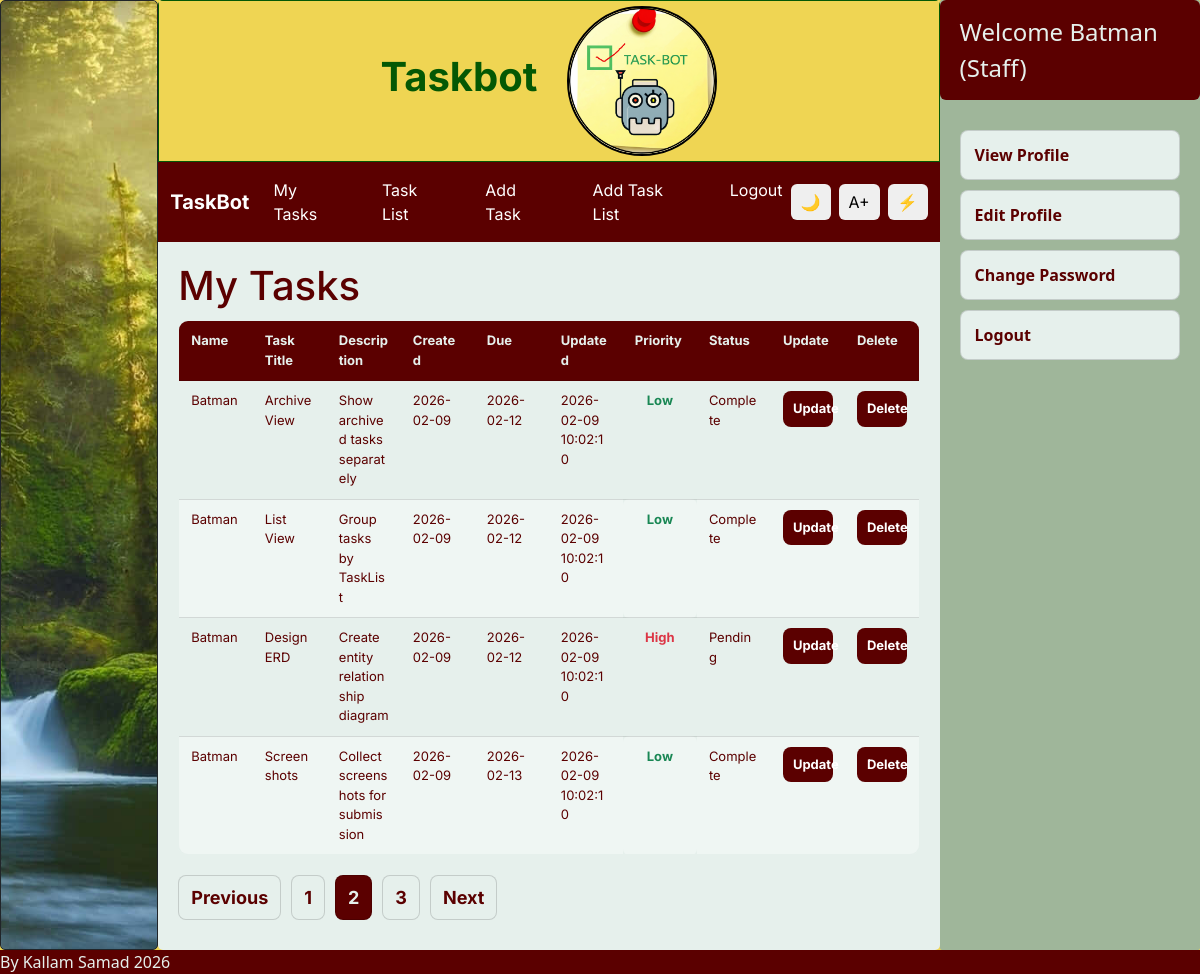
The page /index.php?page=tasks&p=2 (signed in) on the database as committed earlier.
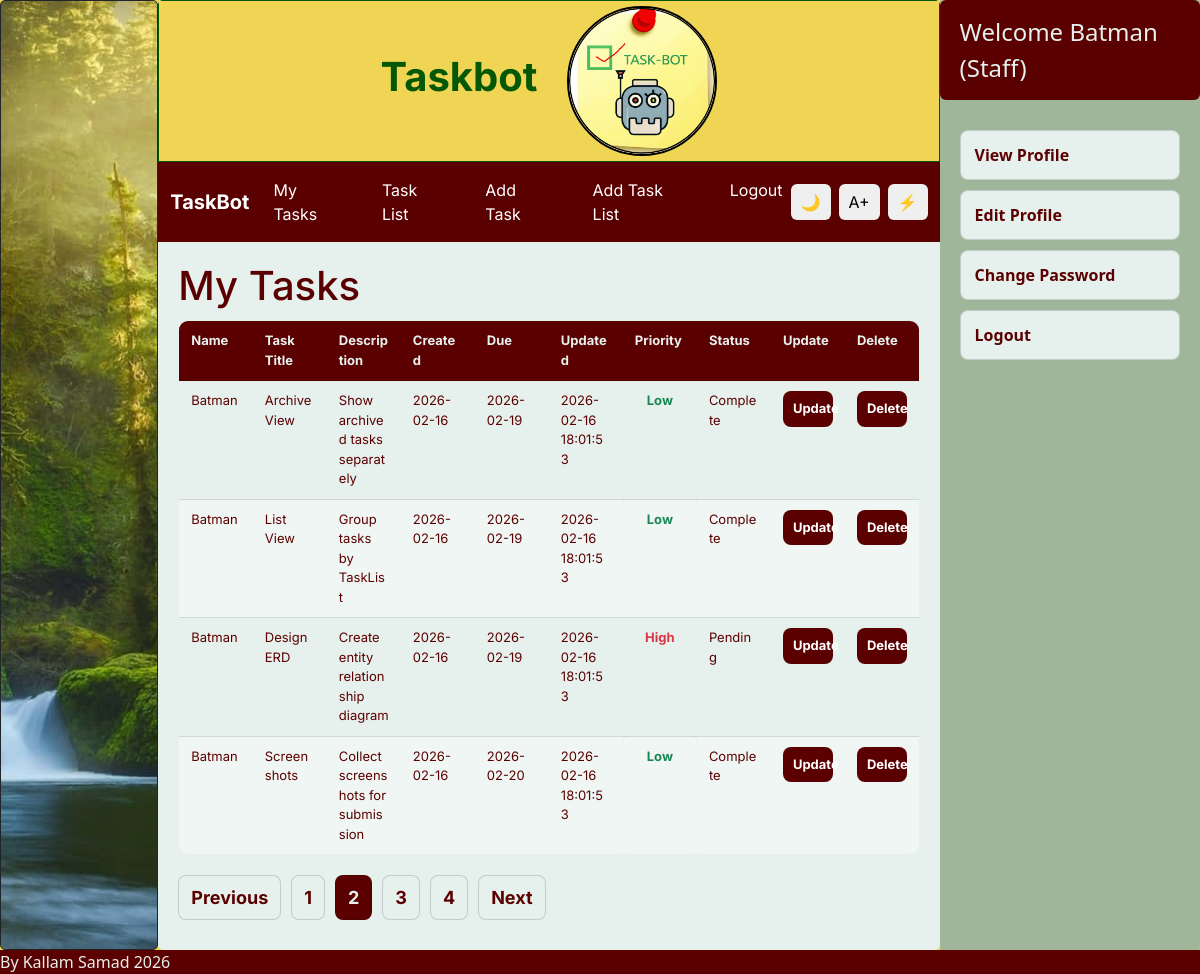
The same page on the database as committed later.
### tables this page shows
CREATE TABLE Task ( 

  TaskID        INTEGER PRIMARY KEY AUTOINCREMENT, 

  TaskTitle     TEXT NOT NULL, 

  Description   TEXT, 

  CreateDate    DATE NOT NULL DEFAULT (DATE('now')), 

  DueDate       DATE, 

  UpdatedAt     DATETIME NOT NULL DEFAULT CURRENT_TIMESTAMP, 

  LastUpdatedBy INTEGER, 

  Priority      TEXT NOT NULL DEFAULT 'Unassigned', 

  Status        TEXT NOT NULL DEFAULT 'Pending', 

  IsArchived    INTEGER NOT NULL DEFAULT 0, 

  TaskListID    INTEGER, 

  CHECK (Priority IN ('Unassigned', 'Low', 'Medium', 'High')), 

  CHECK (Status IN ('Pending', 'Complete', 'Cancelled')), 

  FOREIGN KEY (LastUpdatedBy) REFERENCES Users(UserID) 

    ON UPDATE CASCADE 

    ON DELETE SET NULL, 

  FOREIGN KEY (TaskListID) REFERENCES TaskList(TaskListID) 

    ON UPDATE CASCADE 

    ON DELETE SET NULL 

);

CREATE TABLE Users ( 

  UserID      INTEGER PRIMARY KEY AUTOINCREMENT, 

  RoleID      INTEGER NOT NULL, 

  DisplayName TEXT NOT NULL, 

  FirstName   TEXT NOT NULL, 

  MiddleName  TEXT DEFAULT ' ', 

  LastName    TEXT NOT NULL, 

  Email       TEXT NOT NULL UNIQUE, 

  Phone       TEXT UNIQUE, 

  IsActive    INTEGER NOT NULL DEFAULT 1, 

  LastLoginAt DATETIME DEFAULT CURRENT_TIMESTAMP, 

  FOREIGN KEY (RoleID) REFERENCES Role(RoleID) 

    ON UPDATE CASCADE 

    ON DELETE CASCADE 

);

### stafftasks.php (the view, shortened to what this page needs)
<?php
$db = new SQLite3("C:/xampp/htdocs/TaskBot/database.db");
$db->exec("PRAGMA foreign_keys = ON;");
$userId = (int)$_SESSION['userId'];
$records_per_page = 4;
$current_page = isset($_GET['p']) ? (int)$_GET['p'] : 1;
$offset = ($current_page - 1) * $records_per_page;
$countStmt = $db->prepare("SELECT COUNT(*) AS total FROM Task WHERE LastUpdatedBy = :uid");
$countStmt->bindValue(":uid", $userId, SQLITE3_INTEGER);
$countRes = $countStmt->execute();
$countRow = $countRes->fetchArray(SQLITE3_ASSOC);
$total_records = (int)($countRow['total'] ?? 0);
$total_pages = max(1, (int)ceil($total_records / $records_per_page));
$stmt = $db->prepare("
    SELECT
        U.DisplayName,
        T.TaskID,
        T.TaskTitle,
        T.Description,
        T.CreateDate,
        T.DueDate,
        T.UpdatedAt,
        T.Priority,
        T.Status
    FROM Task T
    INNER JOIN Users U ON U.UserID = T.LastUpdatedBy
    WHERE T.LastUpdatedBy = :uid
    ORDER BY T.DueDate IS NULL, T.DueDate ASC, T.TaskID DESC
    LIMIT :limit OFFSET :offset
");
$stmt->bindValue(":uid", $userId, SQLITE3_INTEGER);
$stmt->bindValue(":limit", $records_per_page, SQLITE3_INTEGER);
$stmt->bindValue(":offset", $offset, SQLITE3_INTEGER);
$result = $stmt->execute();
echo "<h1 class='page-title'>My Tasks</h1>";
echo "<div class='table-wrap'>";
echo "<table class='tasks-table'>";
echo "
<thead>
<tr>
  <th>Name</th>
  <th>Task Title</th>
  <th>Description</th>
  <th>Created</th>
  <th>Due</th>
  <th>Updated</th>
  <th>Priority</th>
  <th>Status</th>
  <th>Update</th>
  <th>Delete</th>
</tr>
</thead>
<tbody>
";
while ($row = $result->fetchArray(SQLITE3_ASSOC)) {
    $name = htmlspecialchars($row['DisplayName'] ?? '');
    $taskId = (int)($row['TaskID'] ?? 0);
    $title = htmlspecialchars($row['TaskTitle'] ?? '');
    $desc = htmlspecialchars($row['Description'] ?? '');
    $created = htmlspecialchars($row['CreateDate'] ?? '');
    $due = htmlspecialchars($row['DueDate'] ?? '');
    $updated = htmlspecialchars($row['UpdatedAt'] ?? '');
    $priorityRaw = trim((string)($row['Priority'] ?? ''));
    $priority = htmlspecialchars($priorityRaw);
    $priorityClass = 'priority-' . strtolower(preg_replace('/\s+/', '-', $priorityRaw));
    $statusRaw = trim((string)($row['Status'] ?? ''));
    $status = htmlspecialchars($statusRaw);
    $statusClass = 'status-' . strtolower(preg_replace('/\s+/', '-', $statusRaw));
    echo "<tr>
        <td>{$name}</td>
        <td>{$title}</td>
        <td class='desc'>{$desc}</td>
        <td>{$created}</td>
        <td>{$due}</td>
        <td>{$updated}</td>
        <td class='{$priorityClass}'>{$priority}</td>
        <td class='{$statusClass}'>{$status}</td>
        <td>
          <form method='POST' action='updatetask.php'>
            <input type='hidden' name='TaskID' value='{$taskId}'>
            <button class='btn' type='submit'>Update</button>
          </form>
        </td>
        <td>
          <form method='POST' action='deletetask.php' onsubmit=\"return confirm('Delete this task?');\">
            <input type='hidden' name='TaskID' value='{$taskId}'>
            <button class='btn' type='submit'>Delete</button>
          </form>
        </td>
    </tr>";
}
echo "</tbody></table>";
echo "</div>";
echo "<div class='pagination'>";
if ($current_page > 1) {
    $prev = $current_page - 1;
    echo "<a href='index.php?page=tasks&p={$prev}'>Previous</a>";
}
for ($i = 1; $i <= $total_pages; $i++) {
    if ($i === $current_page) {
        echo "<strong>{$i}</strong>";
    } else {
        echo "<a href='index.php?page=tasks&p={$i}'>{$i}</a>";
    }
}
if ($current_page < $total_pages) {
    $next = $current_page + 1;
    echo "<a href='index.php?page=tasks&p={$next}'>Next</a>";
}
echo "</div>";
?>

Rows that differ between the two databases and show on the page:
changed task "Archive View": CreateDate "2026-02-09" → "2026-02-16"; DueDate "2026-02-12" → "2026-02-19"; UpdatedAt "2026-02-09 10:02:10" → "2026-02-16 18:01:53"
changed task "List View": CreateDate "2026-02-09" → "2026-02-16"; DueDate "2026-02-12" → "2026-02-19"; UpdatedAt "2026-02-09 10:02:10" → "2026-02-16 18:01:53"
changed task "Design ERD": CreateDate "2026-02-09" → "2026-02-16"; DueDate "2026-02-12" → "2026-02-19"; UpdatedAt "2026-02-09 10:02:10" → "2026-02-16 18:01:53"
changed task "Screenshots": CreateDate "2026-02-09" → "2026-02-16"; DueDate "2026-02-13" → "2026-02-20"; UpdatedAt "2026-02-09 10:02:10" → "2026-02-16 18:01:53"
Other text that changed with them:
new list line: "4"
